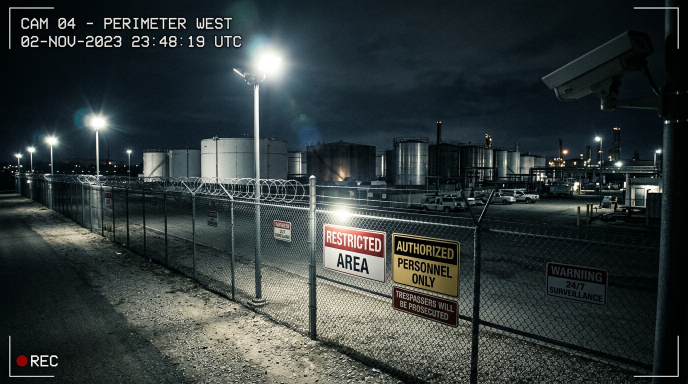
#> input picture assets/cctv_perimeter_fence.jpg, 1376 x 768 px (shown at 1/2 size)
$ python generate_real_human_perimeter_video.py
#> lines starting #> are read from the running program, lines starting #| are printed output that depends on the picture
"""
Generates high-realism CCTV video of a real human crossing the virtual perimeter tripwire.
Composites photographic human cutout with realistic walking gait, scaling perspective,
ground shadow, floodlight tinting, dynamic AI bounding boxes, and breach alarms.
"""
import os
import cv2
import numpy as np
import subprocess

ASSETS_DIR = os.path.abspath(os.path.join(os.path.dirname(__file__), "..", "assets"))
BRAIN_DIR = r"C:\Users\0231304\.gemini\antigravity-ide\brain\eecaddaa-0620-4207-bd68-b2628b06b6ae"

bg_path = os.path.join(ASSETS_DIR, "cctv_perimeter_fence.jpg")
person_path = os.path.join(ASSETS_DIR, "human_intruder_transparent.png")

bg_img = cv2.imread(bg_path)
#> bg_img is the input picture: shape (768, 1376, 3); mean B, G, R 57.9, 57.6, 49.8
bg_img = cv2.resize(bg_img, (960, 540))
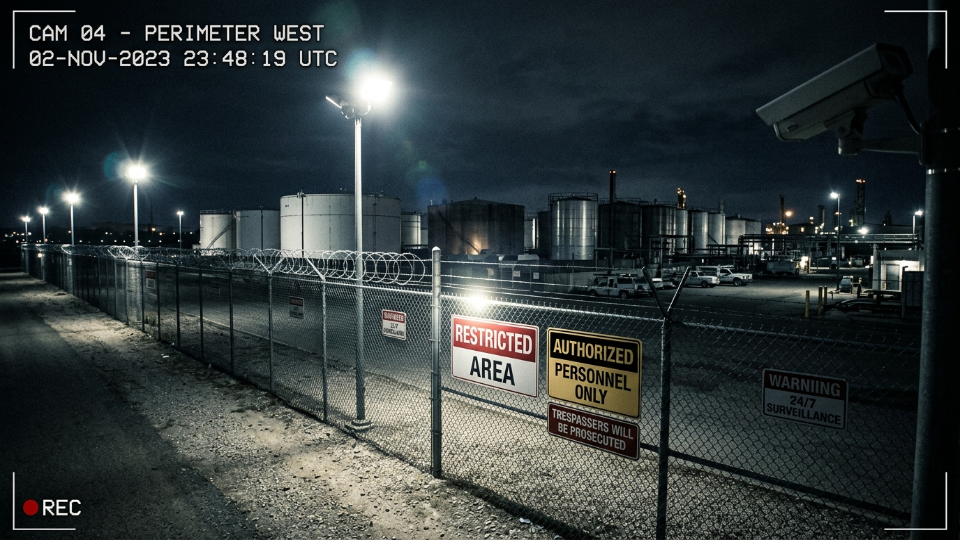
#> bg_img: shape (540, 960, 3); mean B, G, R 57.7, 57.5, 49.7
h_bg, w_bg, _ = bg_img.shape
#> h_bg = 540; w_bg = 960

person_rgba = cv2.imread(person_path, cv2.IMREAD_UNCHANGED)
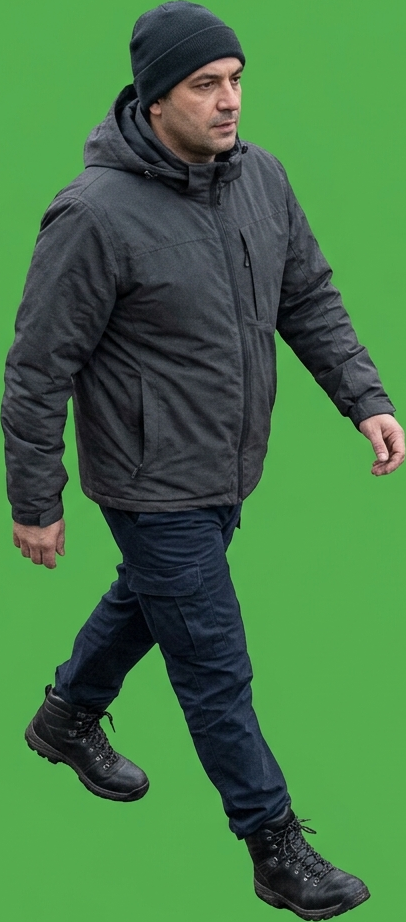
#> input picture assets/human_intruder_transparent.png, 406 x 922 px
#> person_rgba is the input picture: shape (922, 406, 4); mean B, G, R, A 69.7, 117.2, 69, 115.9
h_p, w_p, _ = person_rgba.shape
#> h_p = 922; w_p = 406

num_frames = 90
fps = 15
temp_raw_mp4 = os.path.join(ASSETS_DIR, "temp_perimeter_raw.mp4")
final_h264_mp4 = os.path.join(ASSETS_DIR, "video_perimeter_breach.mp4")
final_gif = os.path.join(ASSETS_DIR, "video_perimeter_breach.gif")

fourcc = cv2.VideoWriter_fourcc(*'mp4v')
out = cv2.VideoWriter(temp_raw_mp4, fourcc, fps, (w_bg, h_bg))

# Tripwire line from mid-fence through gravel road
tripwire_pt1 = (170, 240)
tripwire_pt2 = (390, 480)

# Movement trajectory of the person along the road (start in distance, walk towards camera)
start_x, start_y = 190, 250
end_x, end_y = 310, 340

start_scale = 0.16
end_scale = 0.27

for i in range(num_frames):
    frame = bg_img.copy()
    t = i / float(num_frames)

    # Position and scale with perspective
    cur_x = int(start_x + t * (end_x - start_x))
    cur_y = int(start_y + t * (end_y - start_y))
    cur_scale = start_scale + t * (end_scale - start_scale)

    # Walking gait vertical bobbing (approx 2 steps per second)
    bob = int(np.abs(np.sin(i * 0.45)) * 4)
    cur_y -= bob

    # Scaled person dimensions
    p_w = int(w_p * cur_scale)
    p_h = int(h_p * cur_scale)
    resized_person = cv2.resize(person_rgba, (p_w, p_h), interpolation=cv2.INTER_AREA)

    # Check if crossed the virtual tripwire (around frame 32)
    feet_x = cur_x + p_w // 2
    feet_y = cur_y + p_h
    is_breached = (i >= 30)

    # 1. Draw Virtual Laser Tripwire on the ground
    line_color = (0, 0, 255) if is_breached and (i % 6 < 3) else (255, 200, 0)
    cv2.line(frame, tripwire_pt1, tripwire_pt2, line_color, 2, cv2.LINE_AA)

    # Tripwire sensor nodes
    cv2.circle(frame, tripwire_pt1, 4, line_color, -1)
    cv2.circle(frame, tripwire_pt2, 4, line_color, -1)
    cv2.putText(frame, "[VIRTUAL LASER TRIPWIRE - SECTOR 4]", (tripwire_pt1[0] - 20, tripwire_pt1[1] - 8),
                cv2.FONT_HERSHEY_SIMPLEX, 0.4, line_color, 1, cv2.LINE_AA)

    # 2. Draw ground contact drop shadow
    shadow_overlay = frame.copy()
    shadow_center = (cur_x + p_w // 2, cur_y + p_h - 4)
    shadow_axes = (int(p_w * 0.65), int(p_w * 0.25))
    cv2.ellipse(shadow_overlay, shadow_center, shadow_axes, 15, 0, 360, (10, 10, 15), -1)
    cv2.addWeighted(shadow_overlay, 0.55, frame, 0.45, 0, frame)

    # 3. Alpha blend real human onto frame
    p_bgr = resized_person[:, :, :3]
    p_alpha = resized_person[:, :, 3] / 255.0

    # Subtly match CCTV ambient night light tone (cool blue night tint)
    p_bgr_tinted = p_bgr.astype(np.float32)
    p_bgr_tinted[:, :, 0] = np.clip(p_bgr_tinted[:, :, 0] * 1.05 + 10, 0, 255) # Blue
    p_bgr_tinted[:, :, 1] = np.clip(p_bgr_tinted[:, :, 1] * 0.95, 0, 255)       # Green
    p_bgr_tinted[:, :, 2] = np.clip(p_bgr_tinted[:, :, 2] * 0.90, 0, 255)       # Red
    p_bgr_tinted = p_bgr_tinted.astype(np.uint8)

    y1, y2 = max(0, cur_y), min(h_bg, cur_y + p_h)
    x1, x2 = max(0, cur_x), min(w_bg, cur_x + p_w)

    crop_py1 = y1 - cur_y
    crop_py2 = crop_py1 + (y2 - y1)
    crop_px1 = x1 - cur_x
    crop_px2 = crop_px1 + (x2 - x1)

    for c in range(3):
        frame[y1:y2, x1:x2, c] = (
            p_alpha[crop_py1:crop_py2, crop_px1:crop_px2] * p_bgr_tinted[crop_py1:crop_py2, crop_px1:crop_px2, c] +
            (1.0 - p_alpha[crop_py1:crop_py2, crop_px1:crop_px2]) * frame[y1:y2, x1:x2, c]
        )

    # 4. AI Computer-Vision Bounding Box around Real Human
    box_color = (0, 0, 255) if is_breached else (0, 230, 255)
    pad = 4
    bx1, by1 = cur_x - pad, cur_y - pad
    bx2, by2 = cur_x + p_w + pad, cur_y + p_h + pad

    cv2.rectangle(frame, (bx1, by1), (bx2, by2), box_color, 2)

    # Corner brackets (HUD Style)
    b_len = 12
    cv2.line(frame, (bx1, by1), (bx1 + b_len, by1), box_color, 3)
    cv2.line(frame, (bx1, by1), (bx1, by1 + b_len), box_color, 3)
    cv2.line(frame, (bx2, by1), (bx2 - b_len, by1), box_color, 3)
    cv2.line(frame, (bx2, by1), (bx2, by1 + b_len), box_color, 3)
    cv2.line(frame, (bx1, by2), (bx1 + b_len, by2), box_color, 3)
    cv2.line(frame, (bx1, by2), (bx1, by2 - b_len), box_color, 3)
    cv2.line(frame, (bx2, by2), (bx2 - b_len, by2), box_color, 3)
    cv2.line(frame, (bx2, by2), (bx2, by2 - b_len), box_color, 3)

    # Target centroid reticle
    cen_x, cen_y = (bx1 + bx2) // 2, (by1 + by2) // 2
    cv2.drawMarker(frame, (cen_x, cen_y), box_color, cv2.MARKER_CROSS, 10, 1)

    # AI Metadata Badge above person
    if is_breached:
        badge_title = "ALERT: UNAUTHORIZED INTRUDER"
        badge_sub = "BREACH: PERIMETER TRIPWIRE CROSSED"
        conf = "CONF: 99.4% [HUMAN MALE]"
        # Top flashing alert banner
        if i % 8 < 5:
            cv2.rectangle(frame, (230, 35), (730, 80), (0, 0, 200), -1)
            cv2.rectangle(frame, (230, 35), (730, 80), (255, 255, 255), 1)
            cv2.putText(frame, "CRITICAL: UNAUTHORIZED AREA BREACH", (250, 65),
                        cv2.FONT_HERSHEY_DUPLEX, 0.65, (255, 255, 255), 2, cv2.LINE_AA)
    else:
        badge_title = "TRACKING TARGET: HUMAN"
        badge_sub = "APPROACHING RESTRICTED ZONE"
        conf = "CONF: 98.8% [MONITORING]"

    tag_w = 210
    tag_h = 38
    tag_x = bx1 - 10
    tag_y = max(10, by1 - tag_h - 4)
    cv2.rectangle(frame, (tag_x, tag_y), (tag_x + tag_w, tag_y + tag_h), (10, 15, 25), -1)
    cv2.rectangle(frame, (tag_x, tag_y), (tag_x + tag_w, tag_y + tag_h), box_color, 1)
    cv2.putText(frame, badge_title, (tag_x + 6, tag_y + 14), cv2.FONT_HERSHEY_SIMPLEX, 0.36, box_color, 1, cv2.LINE_AA)
    cv2.putText(frame, badge_sub, (tag_x + 6, tag_y + 25), cv2.FONT_HERSHEY_SIMPLEX, 0.30, (220, 220, 220), 1, cv2.LINE_AA)
    cv2.putText(frame, conf, (tag_x + 6, tag_y + 34), cv2.FONT_HERSHEY_SIMPLEX, 0.28, (0, 255, 120), 1, cv2.LINE_AA)

    # Top & Bottom HUD Overlays
    cv2.putText(frame, "CAM-04 PERIMETER WEST FENCE | 1080p | AI: MOTION+AI-HUMAN", (20, 25),
                cv2.FONT_HERSHEY_SIMPLEX, 0.45, (0, 255, 255), 1, cv2.LINE_AA)

    sec_str = f"23:48:{20 + (i // 15):02d}.{int((i % 15) * 6.6):02d} UTC"
    cv2.putText(frame, sec_str, (w_bg - 190, 25), cv2.FONT_HERSHEY_SIMPLEX, 0.45, (255, 255, 255), 1, cv2.LINE_AA)

    # Blinking REC dot
    if i % 12 < 8:
        cv2.circle(frame, (35, h_bg - 20), 6, (0, 0, 255), -1)
        cv2.putText(frame, "REC [OPTICAL + IR DUAL]", (48, h_bg - 16), cv2.FONT_HERSHEY_SIMPLEX, 0.40, (255, 255, 255), 1)

    out.write(frame)
#> this loop made 90 passes
#> pass 1, `resized_person = cv2.resize(person_rgba, (p_w, p_h), interpolation=cv2..`:
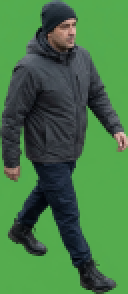
#> resized_person: shape (147, 64, 4) (shown 2 times larger); mean B, G, R, A 69.7, 117.2, 69, 115.9
#> pass 1, `p_alpha = resized_person[:, :, 3] / 255.0`:
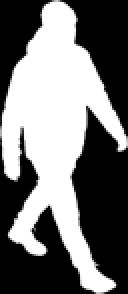
#> p_alpha: shape (147, 64) float64 (shown 2 times larger); min 0, max 1, mean 0.454
#> after the loop:
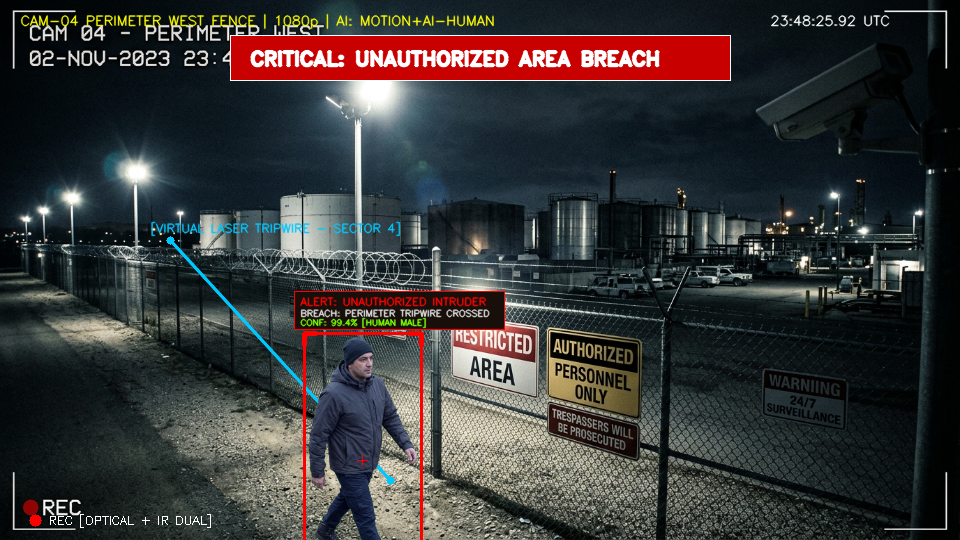
#> frame: shape (540, 960, 3); mean B, G, R 55.3, 55.4, 56
#> after the loop:
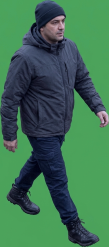
#> p_bgr_tinted: shape (247, 109, 3); mean B, G, R 82.5, 110.9, 61.6

out.release()
print("Raw video written to:", temp_raw_mp4)

# Transcode to standard web H.264
cmd_mp4 = [
    "ffmpeg", "-y",
    "-i", temp_raw_mp4,
    "-c:v", "libx264",
    "-pix_fmt", "yuv420p",
    "-profile:v", "baseline",
    "-level", "3.0",
    "-movflags", "+faststart",
    final_h264_mp4
]
subprocess.run(cmd_mp4, check=True)
#> (this line was passed over: subprocess is not available in this run)
print("Web H.264 video saved to:", final_h264_mp4)

# Generate high-quality looping animated GIF
cmd_gif = [
    "ffmpeg", "-y",
    "-i", final_h264_mp4,
    "-vf", "fps=12,scale=720:-1:flags=lanczos,split[s0][s1];[s0]palettegen[p];[s1][p]paletteuse",
    final_gif
]
subprocess.run(cmd_gif, check=True)
#> (this line was passed over: subprocess is not available in this run)
print("Animated GIF saved to:", final_gif)

# Clean up raw temp video
if os.path.exists(temp_raw_mp4):
    os.remove(temp_raw_mp4)

# Copy to brain artifact directory for direct chat preview
brain_gif = os.path.join(BRAIN_DIR, "perimeter_breach_clip.gif")
brain_mp4 = os.path.join(BRAIN_DIR, "perimeter_breach_clip.mp4")

import shutil
shutil.copy2(final_gif, brain_gif)
shutil.copy2(final_h264_mp4, brain_mp4)
print(f"Copied updated clips with real human to {BRAIN_DIR}")
